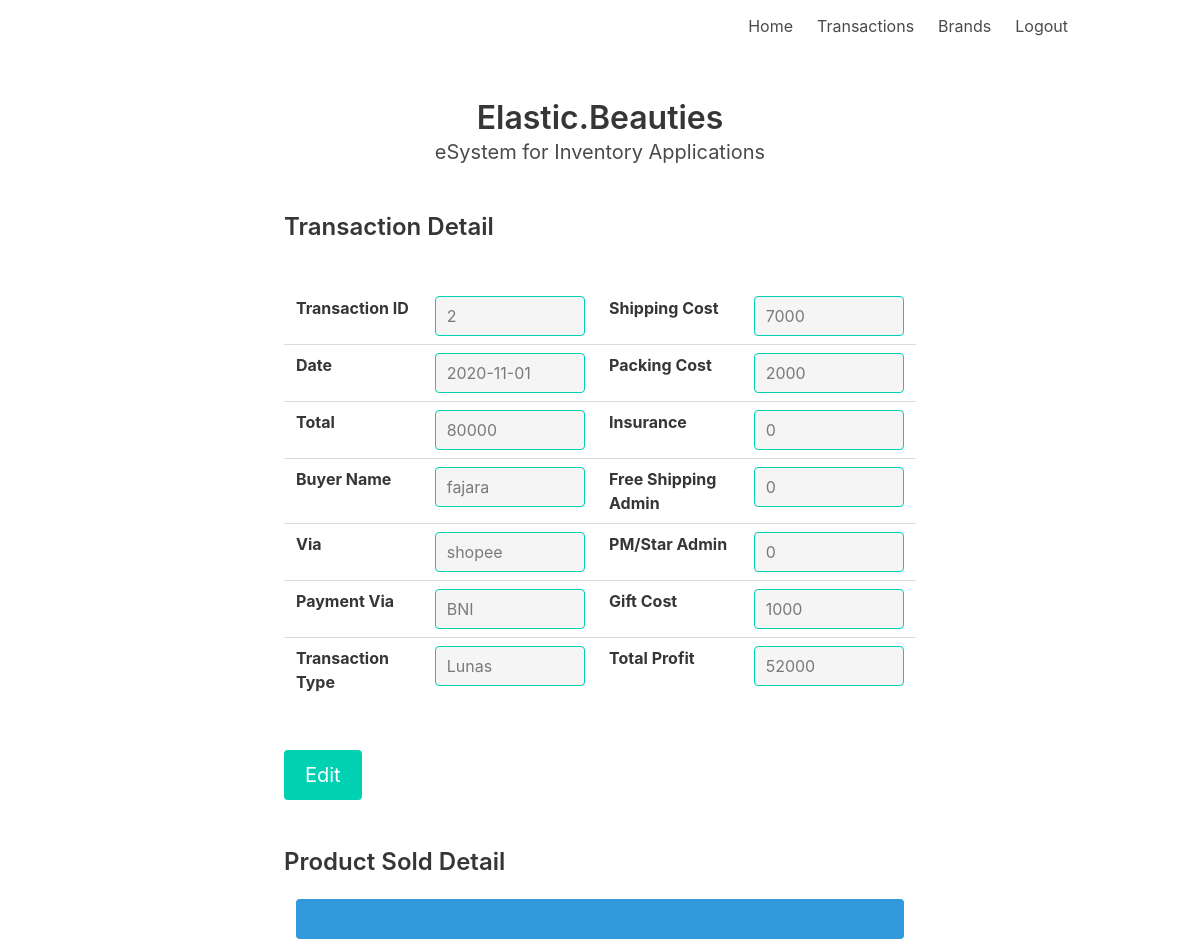
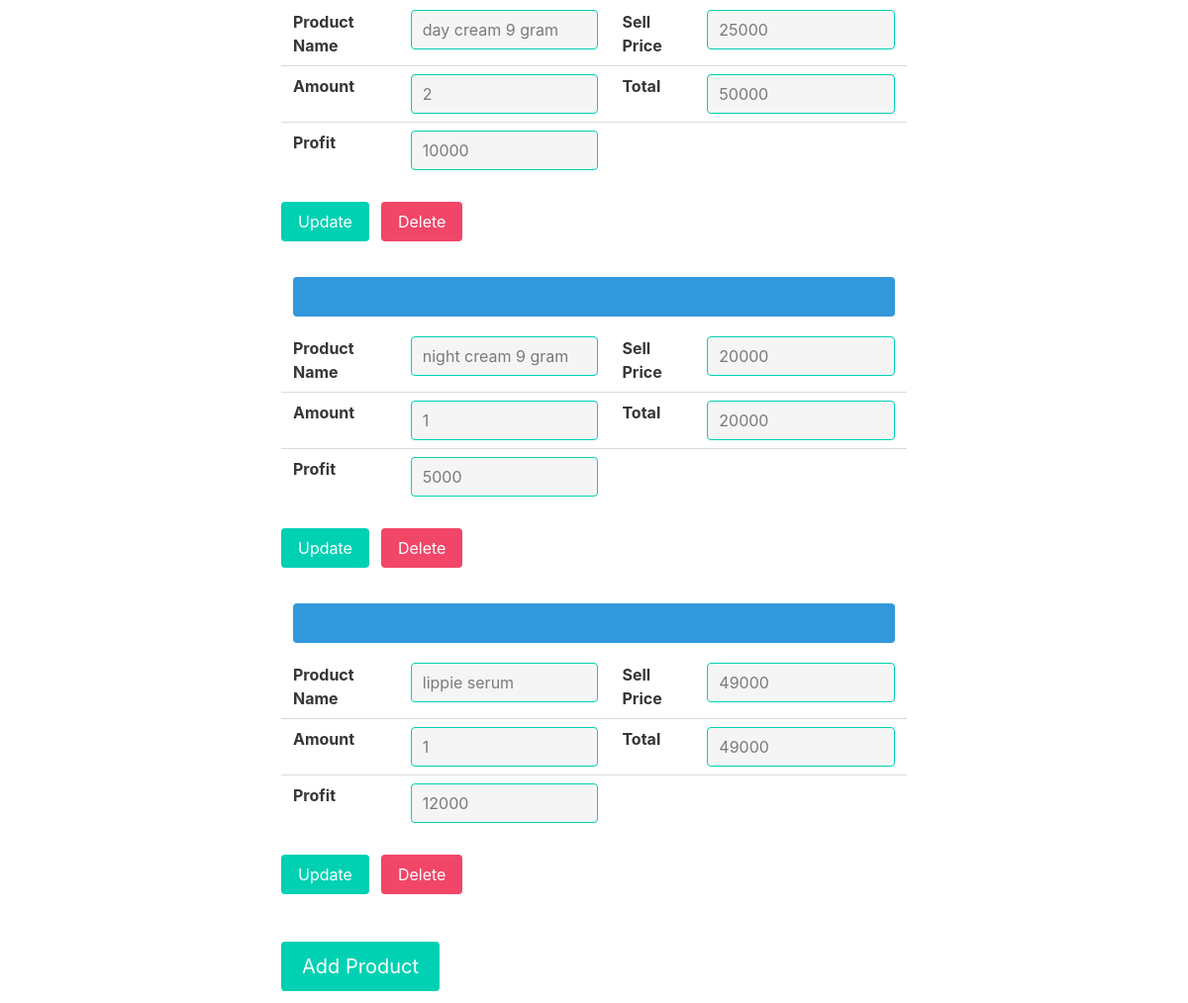
/transactions_view/2 (signed in), run on the app's committed database (2 pictures, top to bottom).
### tables this page shows
CREATE TABLE transactions (
	transaction_id INTEGER NOT NULL PRIMARY KEY AUTOINCREMENT,
	date TEXT,
	total INTEGER,
	buyer_name TEXT,
	via TEXT,
	payment_via TEXT,
	shipping_cost INTEGER,
	packing_cost INTEGER,
	insurance INTEGER,
	free_shipping_admin INTEGER,
	pmstar_admin INTEGER,
	gift_cost INTEGER,
	total_profit INTEGER,
	transaction_type TEXT,
	user_id INTEGER,
	is_deleted INTEGER DEFAULT 0
);

CREATE TABLE transactions_detail (
	transaction_detail_id INTEGER NOT NULL PRIMARY KEY AUTOINCREMENT,
	transaction_id INTEGER,
	product_id TEXT,
	amount INTEGER,
	sell_price INTEGER,
	total INTEGER,
	profit INTEGER
, is_deleted INTEGER DEFAULT 0);

CREATE TABLE products (
	product_id TEXT NOT NULL,
	brand_id TEXT,
	product_name TEXT,
	is_deleted INTEGER DEFAULT 0,
	CONSTRAINT products_UN UNIQUE (product_id)
);

### app/app.py (the view)
@app.route('/transactions_view/<transactionid>')
@flask_login.login_required
def transactions_view(transactionid):
    conn = get_db_connection()
    sql_trans = '''SELECT t.transaction_id,t.date,t.buyer_name,t.via,t.total,t.transaction_type,
                                    t.payment_via,t.shipping_cost,t.packing_cost,t.insurance ,t.free_shipping_admin,
                                    t.pmstar_admin,t.gift_cost,t.total_profit  FROM transactions t where t.transaction_id = {}'''.format(
        transactionid)
    cursor = conn.execute(sql_trans)
    data_trans = cursor.fetchall()[0]
    sql_detail = """
        SELECT td.transaction_detail_id, p.product_name , td.amount, td.sell_price,td.total, td.profit
        from transactions_detail td
        join products p on td.product_id = p.product_id
        where transaction_id  = {} and td.is_deleted = 0
            """.format(transactionid)
    cursor = conn.execute(sql_detail)
    col_names_detail = [description[0] for description in cursor.description]
    data_detail = cursor.fetchall()
    data = {"data_trans": data_trans,
            "data_detail": data_detail,
            "col_names_detail": col_names_detail}
    conn.close()
    return render_template('transactions_view.html', data=data)

### app/app.py (called while the page is built)
@login_manager.user_loader
def user_loader(email):
    conn = get_db_connection()
    users = conn.execute('SELECT * FROM users where email = "{}" limit 1'.format(email)).fetchall()
    if not users:
        return
    username = users[0]['username']
    user = User()
    user.id = email
    user.username = username
    conn.close()
    return user

### app/db.py (called while the page is built)
def get_db_connection():
    conn = sqlite3.connect("../esystem.db")
    conn.row_factory = sqlite3.Row
    return conn

### app/templates/transactions_view.html (shortened to what this page needs)
{% extends "layout_main.html" %}
{% block content %}
<section>
    <div class="container">
        <div class="container">
            <div class="columns">
                <div class="column is-2"></div>
                <div class="column">
                    <h2 class="title is-4 is-bold">Transaction Detail</h2>
                </div>
                <div class="column"></div>
        </div>
            <br>
        <div class="columns">
            <div class="column is-2"></div>
            <div class="column">
                <div class="container">
                    <table class="table">
                        <tr>
                            <td><label class="label">Transaction ID</label></td>
                            <td><input class="input is-primary" type="text" name="transactionid" value="{{ data['data_trans']['transaction_id'] }}" disabled></td>
                            <td><label class="label">Shipping Cost</label></td>
                            <td><input class="input is-primary" type="text" name="shippingcost"  value="{{ data['data_trans']['shipping_cost'] if data != None else 0 }}" disabled></td>
                        </tr>
                        <tr>
                            <td><label class="label">Date</label></td>
                            <td><input class="input is-primary" type="text" name="date" value="{{ data['data_trans']['date'] }}" disabled></td>
                            <td><label class="label">Packing Cost</label></td>
                            <td><input class="input is-primary" type="text" name="packingcost" value="{{ data['data_trans']['packing_cost'] }}" disabled></td>
                        </tr>
                        <tr>
                            <td><label class="label">Total</label></td>
                            <td><input class="input is-primary" type="text" name="total" value="{{ data['data_trans']['total'] }}" disabled></td>
                            <td><label class="label">Insurance</label></td>
                            <td><input class="input is-primary" type="text" name="insurance" value="{{ data['data_trans']['insurance'] }}" disabled></td>
                        </tr>
                        <tr>
                            <td><label class="label">Buyer Name</label></td>
                            <td><input class="input is-primary" type="text" name="buyername" value="{{ data['data_trans']['buyer_name'] }}" disabled></td>
                            <td><label class="label">Free Shipping Admin</label></td>
                            <td><input class="input is-primary" type="text" name="freeshippingadmin" value="{{ data['data_trans']['free_shipping_admin'] }}" disabled></td>
                        </tr>
                        <tr>
                            <td><label class="label">Via</label></td>
                            <td><input class="input is-primary" type="text" name="via" value="{{ data['data_trans']['via'] }}" disabled></td>
                            <td><label class="label">PM/Star Admin</label></td>
                            <td><input class="input is-primary" type="text" name="pmstaradmin" value="{{ data['data_trans']['pmstar_admin'] }}" disabled></td>
                        </tr>
                        <tr>
                            <td><label class="label">Payment Via</label></td>
                            <td><input class="input is-primary" type="text" name="paymentvia" value="{{ data['data_trans']['payment_via'] }}" disabled></td>
                            <td><label class="label">Gift Cost</label></td>
                            <td><input class="input is-primary" type="text" name="giftcost" value="{{ data['data_trans']['gift_cost'] }}" disabled></td>
                        </tr>
                        <tr>
                            <td><label class="label">Transaction Type</label></td>
                            <td><input class="input is-primary" type="text" name="transactiontype" value="{{ data['data_trans']['transaction_type'] }}" disabled></td>
                            <td><label class="label">Total Profit</label></td>
                            <td><input class="input is-primary" type="text" name="totalprofit" value="{{ data['data_trans']['total_profit'] }}" disabled></td>
                        </tr>
                    </table>
                </div>
            </div>
            <div class="column is-2"></div>
        </div>
    </div>
    </div>
</section>
<br>
<br>
<section>
    <div class="container">
        <div class="columns">
            <div class="column is-2"></div>
            <div class="column">
                <form method="POST" action="/transactions" class="control">
                    <button class="button is-primary is-medium">Edit</button>
                </form>
            </div>
            <div class="column is-2"></div>
        </div>
    </div>
</section>
<br>
<br>
<section>
    <div class="container">
        <div class="columns">
            <div class="column is-2"></div>
            <div class="column">
                <h2 class="title is-bold is-4">Product Sold Detail</h2>
            </div>
            <div class="column"></div>
        </div>
    </div>
    <div class="container">
        {% for row in data['data_detail'] %}
        <div class="columns">
            <div class="column is-2"></div>
            <div class="column">
                        <div class="container">
                            <div class="tile is-parent">
                              <article class="tile is-child notification is-info">
                              </article>
                            </div>
                            <table class="table">
                                <tr>
                                    <td><label class="label">Product Name</label></td>
                                    <td><input class="input is-primary" type="text" name="productname" value="{{ row['product_name'] }}" disabled></td>
                                    <td><label class="label">Sell Price</label></td>
                                    <td><input class="input is-primary" type="text" name="sellprice" value="{{ row['sell_price'] }}" disabled></td>
                                </tr>
                                <tr>
                                    <td><label class="label">Amount</label></td>
                                    <td><input class="input is-primary" type="text" name="amount" value="{{ row['amount'] }}" disabled></td>
                                    <td><label class="label">Total</label></td>
                                    <td><input class="input is-primary" type="text" name="total" value="{{ row['total'] }}" disabled></td>
                                </tr>
                                <tr>
                                    <td><label class="label">Profit</label></td>
                                    <td><input class="input is-primary" type="text" name="profit" value="{{ row['profit'] }}" disabled></td>
                                    <td></td>
                                    <td>
                                    </td>
                                </tr>
                            </table>
                        </div>
                </div>
            <div class="column is-2"></div>
        </div>
        <div class="columns">
            <div class="column is-2"></div>
            <div class="column is-3">
                <div class="field is-grouped">
                <form method="POST" action="/transaction_detail" class="control">
                    <button class="button is-primary">Update</button>
                </form>
                <form method="POST" action="/transactions_detail_delete" class="control">
                    <button class="button is-danger">Delete</button>
                </form>
                </div>
            </div>
            <div class="column"></div>
        </div>
        {% endfor %}
    </div>
</section>
<br>
<br>
<section>
    <div class="container">
        <div class="columns">
            <div class="column is-2"></div>
            <div class="column">
                <form method="POST" action="/transaction_detail" class="control">
                    <button class="button is-primary is-medium">Add Product</button>
                </form>
            </div>
            <div class="column is-2"></div>
        </div>
    </div>
</section>
{% endblock %}

### data on the page
transactions: transactionid "2", shippingcost "7000", date "2020-11-01", packingcost "2000", total "80000", insurance "0", buyername "fajara", freeshippingadmin "0", via "shopee", pmstaradmin "0", paymentvia "BNI", giftcost "1000", transactiontype "Lunas", totalprofit "52000"
transactions_detail: productname "day cream 9 gram", sellprice "25000", amount "2", total "50000", profit "10000"
transactions_detail: productname "night cream 9 gram", sellprice "20000", amount "1", total "20000", profit "5000"
transactions_detail: productname "lippie serum", sellprice "49000", amount "1", total "49000", profit "12000"
